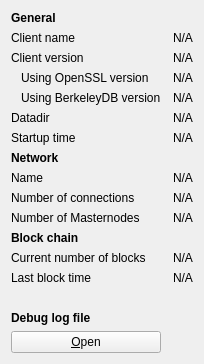
     <widget class="QWidget" name="tab_info">
      <attribute name="title">
       <string>&amp;Information</string>
      </attribute>
      <layout class="QGridLayout" name="gridLayout" columnstretch="0,0">
       <property name="horizontalSpacing">
        <number>12</number>
       </property>
       <item row="0" column="0">
        <widget class="QLabel" name="generalHeader">
         <property name="font">
          <font>
           <weight>75</weight>
           <bold>true</bold>
          </font>
         </property>
         <property name="text">
          <string>General</string>
         </property>
        </widget>
       </item>
       <item row="1" column="0">
        <widget class="QLabel" name="clientNameLabel">
         <property name="text">
          <string>Client name</string>
         </property>
        </widget>
       </item>
       <item row="1" column="1">
        <widget class="QLabel" name="clientName">
         <property name="cursor">
          <cursorShape>IBeamCursor</cursorShape>
         </property>
         <property name="text">
          <string>N/A</string>
         </property>
         <property name="textFormat">
          <enum>Qt::PlainText</enum>
         </property>
         <property name="textInteractionFlags">
          <set>Qt::LinksAccessibleByMouse|Qt::TextSelectableByKeyboard|Qt::TextSelectableByMouse</set>
         </property>
        </widget>
       </item>
       <item row="2" column="0">
        <widget class="QLabel" name="clientVersionLabel">
         <property name="text">
          <string>Client version</string>
         </property>
        </widget>
       </item>
       <item row="2" column="1">
        <widget class="QLabel" name="clientVersion">
         <property name="cursor">
          <cursorShape>IBeamCursor</cursorShape>
         </property>
         <property name="text">
          <string>N/A</string>
         </property>
         <property name="textFormat">
          <enum>Qt::PlainText</enum>
         </property>
         <property name="textInteractionFlags">
          <set>Qt::LinksAccessibleByMouse|Qt::TextSelectableByKeyboard|Qt::TextSelectableByMouse</set>
         </property>
        </widget>
       </item>
       <item row="3" column="0">
        <widget class="QLabel" name="openSSLVersionLabel">
         <property name="text">
          <string>Using OpenSSL version</string>
         </property>
         <property name="indent">
          <number>10</number>
         </property>
        </widget>
       </item>
       <item row="3" column="1">
        <widget class="QLabel" name="openSSLVersion">
         <property name="cursor">
          <cursorShape>IBeamCursor</cursorShape>
         </property>
         <property name="text">
          <string>N/A</string>
         </property>
         <property name="textFormat">
          <enum>Qt::PlainText</enum>
         </property>
         <property name="textInteractionFlags">
          <set>Qt::LinksAccessibleByMouse|Qt::TextSelectableByKeyboard|Qt::TextSelectableByMouse</set>
         </property>
        </widget>
       </item>
       <item row="4" column="0">
        <widget class="QLabel" name="berkeleyDBVersionLabel">
         <property name="text">
          <string>Using BerkeleyDB version</string>
         </property>
         <property name="indent">
          <number>10</number>
         </property>
        </widget>
       </item>
       <item row="4" column="1">
        <widget class="QLabel" name="berkeleyDBVersion">
         <property name="cursor">
          <cursorShape>IBeamCursor</cursorShape>
         </property>
         <property name="text">
          <string>N/A</string>
         </property>
         <property name="textFormat">
          <enum>Qt::PlainText</enum>
         </property>
         <property name="textInteractionFlags">
          <set>Qt::LinksAccessibleByMouse|Qt::TextSelectableByKeyboard|Qt::TextSelectableByMouse</set>
         </property>
        </widget>
       </item>
       <item row="5" column="0">
        <widget class="QLabel" name="buildDateLabel">
         <property name="text">
          <string>Datadir</string>
         </property>
        </widget>
       </item>
       <item row="5" column="1">
        <widget class="QLabel" name="dataDir">
         <property name="cursor">
          <cursorShape>IBeamCursor</cursorShape>
         </property>
         <property name="text">
          <string>N/A</string>
         </property>
         <property name="textFormat">
          <enum>Qt::PlainText</enum>
         </property>
         <property name="wordWrap">
          <bool>true</bool>
         </property>
         <property name="textInteractionFlags">
          <set>Qt::LinksAccessibleByMouse|Qt::TextSelectableByKeyboard|Qt::TextSelectableByMouse</set>
         </property>
        </widget>
       </item>
       <item row="6" column="0">
        <widget class="QLabel" name="startupTimeLabel">
         <property name="text">
          <string>Startup time</string>
         </property>
        </widget>
       </item>
       <item row="6" column="1">
        <widget class="QLabel" name="startupTime">
         <property name="cursor">
          <cursorShape>IBeamCursor</cursorShape>
         </property>
         <property name="text">
          <string>N/A</string>
         </property>
         <property name="textFormat">
          <enum>Qt::PlainText</enum>
         </property>
         <property name="textInteractionFlags">
          <set>Qt::LinksAccessibleByMouse|Qt::TextSelectableByKeyboard|Qt::TextSelectableByMouse</set>
         </property>
        </widget>
       </item>
       <item row="7" column="0">
        <widget class="QLabel" name="networkHeader">
         <property name="font">
          <font>
           <weight>75</weight>
           <bold>true</bold>
          </font>
         </property>
         <property name="text">
          <string>Network</string>
         </property>
        </widget>
       </item>
       <item row="8" column="0">
        <widget class="QLabel" name="networkNameLabel">
         <property name="text">
          <string>Name</string>
         </property>
        </widget>
       </item>
       <item row="8" column="1">
        <widget class="QLabel" name="networkName">
         <property name="cursor">
          <cursorShape>IBeamCursor</cursorShape>
         </property>
         <property name="text">
          <string>N/A</string>
         </property>
         <property name="textFormat">
          <enum>Qt::PlainText</enum>
         </property>
         <property name="textInteractionFlags">
          <set>Qt::LinksAccessibleByMouse|Qt::TextSelectableByKeyboard|Qt::TextSelectableByMouse</set>
         </property>
        </widget>
       </item>
       <item row="9" column="0">
        <widget class="QLabel" name="numberOfConnectionsLabel">
         <property name="text">
          <string>Number of connections</string>
         </property>
        </widget>
       </item>
       <item row="9" column="1">
        <widget class="QLabel" name="numberOfConnections">
         <property name="cursor">
          <cursorShape>IBeamCursor</cursorShape>
         </property>
         <property name="text">
          <string>N/A</string>
         </property>
         <property name="textFormat">
          <enum>Qt::PlainText</enum>
         </property>
         <property name="textInteractionFlags">
          <set>Qt::LinksAccessibleByMouse|Qt::TextSelectableByKeyboard|Qt::TextSelectableByMouse</set>
         </property>
        </widget>
       </item>
       <item row="10" column="0">
        <widget class="QLabel" name="masternodeCountLabel">
         <property name="text">
          <string>Number of Masternodes</string>
         </property>
        </widget>
       </item>
       <item row="10" column="1">
        <widget class="QLabel" name="masternodeCount">
         <property name="cursor">
          <cursorShape>IBeamCursor</cursorShape>
         </property>
         <property name="text">
          <string>N/A</string>
         </property>
         <property name="textFormat">
          <enum>Qt::PlainText</enum>
         </property>
         <property name="textInteractionFlags">
          <set>Qt::LinksAccessibleByMouse|Qt::TextSelectableByKeyboard|Qt::TextSelectableByMouse</set>
         </property>
        </widget>
       </item>
       <item row="11" column="0">
        <widget class="QLabel" name="blockchainHeader">
         <property name="font">
          <font>
           <weight>75</weight>
           <bold>true</bold>
          </font>
         </property>
         <property name="text">
          <string>Block chain</string>
         </property>
        </widget>
       </item>
       <item row="12" column="0">
        <widget class="QLabel" name="numberOfBlocksLabel">
         <property name="text">
          <string>Current number of blocks</string>
         </property>
        </widget>
       </item>
       <item row="12" column="1">
        <widget class="QLabel" name="numberOfBlocks">
         <property name="cursor">
          <cursorShape>IBeamCursor</cursorShape>
         </property>
         <property name="text">
          <string>N/A</string>
         </property>
         <property name="textFormat">
          <enum>Qt::PlainText</enum>
         </property>
         <property name="textInteractionFlags">
          <set>Qt::LinksAccessibleByMouse|Qt::TextSelectableByKeyboard|Qt::TextSelectableByMouse</set>
         </property>
        </widget>
       </item>
       <item row="13" column="0">
        <widget class="QLabel" name="lastBlockTimeLabel">
         <property name="text">
          <string>Last block time</string>
         </property>
        </widget>
       </item>
       <item row="13" column="1">
        <widget class="QLabel" name="lastBlockTime">
         <property name="cursor">
          <cursorShape>IBeamCursor</cursorShape>
         </property>
         <property name="text">
          <string>N/A</string>
         </property>
         <property name="textFormat">
          <enum>Qt::PlainText</enum>
         </property>
         <property name="textInteractionFlags">
          <set>Qt::LinksAccessibleByMouse|Qt::TextSelectableByKeyboard|Qt::TextSelectableByMouse</set>
         </property>
        </widget>
       </item>
       <item row="14" column="0">
        <spacer name="verticalSpacer_2">
         <property name="orientation">
          <enum>Qt::Vertical</enum>
         </property>
         <property name="sizeHint" stdset="0">
          <size>
           <width>20</width>
           <height>20</height>
          </size>
         </property>
        </spacer>
       </item>
       <item row="15" column="0">
        <widget class="QLabel" name="debugLogFileHeader">
         <property name="font">
          <font>
           <weight>75</weight>
           <bold>true</bold>
          </font>
         </property>
         <property name="text">
          <string>Debug log file</string>
         </property>
        </widget>
       </item>
       <item row="16" column="0">
        <widget class="QPushButton" name="openDebugLogfileButton">
         <property name="toolTip">
          <string>Open the SLATE debug log file from the current data directory. This can take a few seconds for large log files.</string>
         </property>
         <property name="text">
          <string>&amp;Open</string>
         </property>
         <property name="autoDefault">
          <bool>false</bool>
         </property>
        </widget>
       </item>
      </layout>
     </widget>
